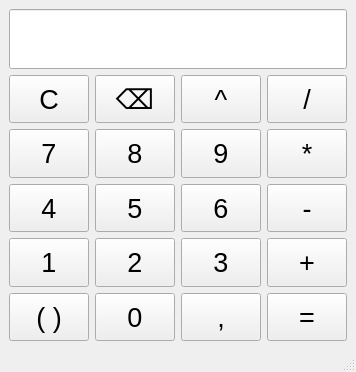
<?xml version="1.0" encoding="UTF-8"?>
<ui version="4.0">
 <class>MainWindow</class>
 <widget class="QMainWindow" name="MainWindow">
  <property name="geometry">
   <rect>
    <x>0</x>
    <y>0</y>
    <width>257</width>
    <height>372</height>
   </rect>
  </property>
  <property name="windowTitle">
   <string>MainWindow</string>
  </property>
  <widget class="QWidget" name="centralwidget">
   <layout class="QVBoxLayout" name="verticalLayout">
    <item>
     <widget class="QLineEdit" name="lineEdit">
      <property name="minimumSize">
       <size>
        <width>50</width>
        <height>60</height>
       </size>
      </property>
      <property name="font">
       <font>
        <pointsize>20</pointsize>
       </font>
      </property>
     </widget>
    </item>
    <item>
     <layout class="QGridLayout" name="gridLayout">
      <item row="4" column="0">
       <widget class="QPushButton" name="parentheses">
        <property name="sizePolicy">
         <sizepolicy hsizetype="Expanding" vsizetype="Expanding">
          <horstretch>0</horstretch>
          <verstretch>0</verstretch>
         </sizepolicy>
        </property>
        <property name="font">
         <font>
          <pointsize>20</pointsize>
         </font>
        </property>
        <property name="text">
         <string>( )</string>
        </property>
       </widget>
      </item>
      <item row="3" column="2">
       <widget class="QPushButton" name="number_3">
        <property name="sizePolicy">
         <sizepolicy hsizetype="Expanding" vsizetype="Expanding">
          <horstretch>0</horstretch>
          <verstretch>0</verstretch>
         </sizepolicy>
        </property>
        <property name="font">
         <font>
          <pointsize>20</pointsize>
         </font>
        </property>
        <property name="text">
         <string>3</string>
        </property>
       </widget>
      </item>
      <item row="2" column="1">
       <widget class="QPushButton" name="number_5">
        <property name="sizePolicy">
         <sizepolicy hsizetype="Expanding" vsizetype="Expanding">
          <horstretch>0</horstretch>
          <verstretch>0</verstretch>
         </sizepolicy>
        </property>
        <property name="font">
         <font>
          <pointsize>20</pointsize>
         </font>
        </property>
        <property name="text">
         <string>5</string>
        </property>
       </widget>
      </item>
      <item row="0" column="1">
       <widget class="QPushButton" name="backspace">
        <property name="sizePolicy">
         <sizepolicy hsizetype="Expanding" vsizetype="Expanding">
          <horstretch>0</horstretch>
          <verstretch>0</verstretch>
         </sizepolicy>
        </property>
        <property name="font">
         <font>
          <pointsize>20</pointsize>
         </font>
        </property>
        <property name="text">
         <string>⌫</string>
        </property>
       </widget>
      </item>
      <item row="4" column="2">
       <widget class="QPushButton" name="comma">
        <property name="sizePolicy">
         <sizepolicy hsizetype="Expanding" vsizetype="Expanding">
          <horstretch>0</horstretch>
          <verstretch>0</verstretch>
         </sizepolicy>
        </property>
        <property name="font">
         <font>
          <pointsize>20</pointsize>
         </font>
        </property>
        <property name="text">
         <string>,</string>
        </property>
       </widget>
      </item>
      <item row="2" column="0">
       <widget class="QPushButton" name="number_4">
        <property name="sizePolicy">
         <sizepolicy hsizetype="Expanding" vsizetype="Expanding">
          <horstretch>0</horstretch>
          <verstretch>0</verstretch>
         </sizepolicy>
        </property>
        <property name="font">
         <font>
          <pointsize>20</pointsize>
         </font>
        </property>
        <property name="text">
         <string>4</string>
        </property>
       </widget>
      </item>
      <item row="1" column="0">
       <widget class="QPushButton" name="number_7">
        <property name="sizePolicy">
         <sizepolicy hsizetype="Expanding" vsizetype="Expanding">
          <horstretch>0</horstretch>
          <verstretch>0</verstretch>
         </sizepolicy>
        </property>
        <property name="font">
         <font>
          <pointsize>20</pointsize>
         </font>
        </property>
        <property name="text">
         <string>7</string>
        </property>
       </widget>
      </item>
      <item row="2" column="2">
       <widget class="QPushButton" name="number_6">
        <property name="sizePolicy">
         <sizepolicy hsizetype="Expanding" vsizetype="Expanding">
          <horstretch>0</horstretch>
          <verstretch>0</verstretch>
         </sizepolicy>
        </property>
        <property name="font">
         <font>
          <pointsize>20</pointsize>
         </font>
        </property>
        <property name="text">
         <string>6</string>
        </property>
       </widget>
      </item>
      <item row="2" column="3">
       <widget class="QPushButton" name="minus">
        <property name="sizePolicy">
         <sizepolicy hsizetype="Expanding" vsizetype="Expanding">
          <horstretch>0</horstretch>
          <verstretch>0</verstretch>
         </sizepolicy>
        </property>
        <property name="font">
         <font>
          <pointsize>20</pointsize>
         </font>
        </property>
        <property name="text">
         <string>-</string>
        </property>
       </widget>
      </item>
      <item row="0" column="0">
       <widget class="QPushButton" name="clear">
        <property name="sizePolicy">
         <sizepolicy hsizetype="Expanding" vsizetype="Expanding">
          <horstretch>0</horstretch>
          <verstretch>0</verstretch>
         </sizepolicy>
        </property>
        <property name="font">
         <font>
          <pointsize>20</pointsize>
         </font>
        </property>
        <property name="text">
         <string>C</string>
        </property>
       </widget>
      </item>
      <item row="0" column="3">
       <widget class="QPushButton" name="division">
        <property name="sizePolicy">
         <sizepolicy hsizetype="Expanding" vsizetype="Expanding">
          <horstretch>0</horstretch>
          <verstretch>0</verstretch>
         </sizepolicy>
        </property>
        <property name="font">
         <font>
          <pointsize>20</pointsize>
         </font>
        </property>
        <property name="text">
         <string>/</string>
        </property>
       </widget>
      </item>
      <item row="3" column="1">
       <widget class="QPushButton" name="number_2">
        <property name="sizePolicy">
         <sizepolicy hsizetype="Expanding" vsizetype="Expanding">
          <horstretch>0</horstretch>
          <verstretch>0</verstretch>
         </sizepolicy>
        </property>
        <property name="font">
         <font>
          <pointsize>20</pointsize>
         </font>
        </property>
        <property name="text">
         <string>2</string>
        </property>
       </widget>
      </item>
      <item row="1" column="3">
       <widget class="QPushButton" name="multiplication">
        <property name="sizePolicy">
         <sizepolicy hsizetype="Expanding" vsizetype="Expanding">
          <horstretch>0</horstretch>
          <verstretch>0</verstretch>
         </sizepolicy>
        </property>
        <property name="font">
         <font>
          <pointsize>20</pointsize>
         </font>
        </property>
        <property name="text">
         <string>*</string>
        </property>
       </widget>
      </item>
      <item row="1" column="1">
       <widget class="QPushButton" name="number_8">
        <property name="sizePolicy">
         <sizepolicy hsizetype="Expanding" vsizetype="Expanding">
          <horstretch>0</horstretch>
          <verstretch>0</verstretch>
         </sizepolicy>
        </property>
        <property name="font">
         <font>
          <pointsize>20</pointsize>
         </font>
        </property>
        <property name="text">
         <string>8</string>
        </property>
       </widget>
      </item>
      <item row="0" column="2">
       <widget class="QPushButton" name="degree">
        <property name="sizePolicy">
         <sizepolicy hsizetype="Expanding" vsizetype="Expanding">
          <horstretch>0</horstretch>
          <verstretch>0</verstretch>
         </sizepolicy>
        </property>
        <property name="font">
         <font>
          <pointsize>20</pointsize>
         </font>
        </property>
        <property name="text">
         <string>^</string>
        </property>
       </widget>
      </item>
      <item row="4" column="1">
       <widget class="QPushButton" name="number_0">
        <property name="sizePolicy">
         <sizepolicy hsizetype="Expanding" vsizetype="Expanding">
          <horstretch>0</horstretch>
          <verstretch>0</verstretch>
         </sizepolicy>
        </property>
        <property name="font">
         <font>
          <pointsize>20</pointsize>
         </font>
        </property>
        <property name="text">
         <string>0</string>
        </property>
       </widget>
      </item>
      <item row="3" column="0">
       <widget class="QPushButton" name="number_1">
        <property name="sizePolicy">
         <sizepolicy hsizetype="Expanding" vsizetype="Expanding">
          <horstretch>0</horstretch>
          <verstretch>0</verstretch>
         </sizepolicy>
        </property>
        <property name="font">
         <font>
          <pointsize>20</pointsize>
         </font>
        </property>
        <property name="text">
         <string>1</string>
        </property>
       </widget>
      </item>
      <item row="1" column="2">
       <widget class="QPushButton" name="number_9">
        <property name="sizePolicy">
         <sizepolicy hsizetype="Expanding" vsizetype="Expanding">
          <horstretch>0</horstretch>
          <verstretch>0</verstretch>
         </sizepolicy>
        </property>
        <property name="font">
         <font>
          <pointsize>20</pointsize>
         </font>
        </property>
        <property name="text">
         <string>9</string>
        </property>
       </widget>
      </item>
      <item row="4" column="3">
       <widget class="QPushButton" name="equals">
        <property name="sizePolicy">
         <sizepolicy hsizetype="Expanding" vsizetype="Expanding">
          <horstretch>0</horstretch>
          <verstretch>0</verstretch>
         </sizepolicy>
        </property>
        <property name="font">
         <font>
          <pointsize>20</pointsize>
         </font>
        </property>
        <property name="text">
         <string>=</string>
        </property>
       </widget>
      </item>
      <item row="3" column="3">
       <widget class="QPushButton" name="plus">
        <property name="sizePolicy">
         <sizepolicy hsizetype="Expanding" vsizetype="Expanding">
          <horstretch>0</horstretch>
          <verstretch>0</verstretch>
         </sizepolicy>
        </property>
        <property name="font">
         <font>
          <pointsize>20</pointsize>
         </font>
        </property>
        <property name="text">
         <string>+</string>
        </property>
       </widget>
      </item>
     </layout>
    </item>
   </layout>
  </widget>
  <widget class="QMenuBar" name="menubar">
   <property name="geometry">
    <rect>
     <x>0</x>
     <y>0</y>
     <width>257</width>
     <height>33</height>
    </rect>
   </property>
  </widget>
  <widget class="QStatusBar" name="statusbar"/>
 </widget>
 <resources/>
 <connections/>
</ui>
